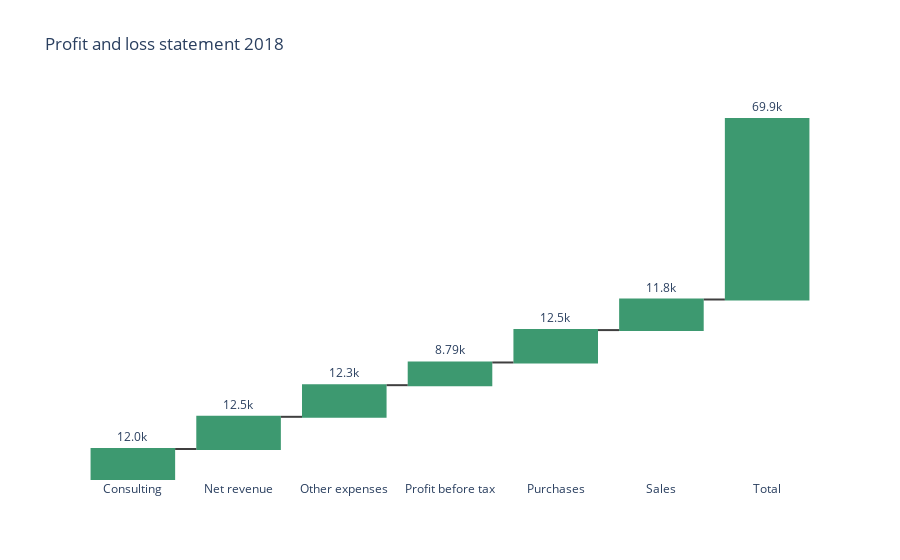

The notebook cell this image was saved under:
### Code cell
waterfall(df, 'Profit and loss statement 2018')

### Figure 1 — Plotly figure (JSON) as saved in the notebook; plotly's stock layout.template omitted (floating-point values rounded to 4 significant figures)
{"data": [{"connector": {"line": {"color": "rgb(63, 63, 63)"}}, "name": "1", "orientation": "v", "text": ["12008", "12464", "12251", "8790", "12543", "11845", "69901"], "textposition": "outside", "texttemplate": "%{text:.3s}", "type": "waterfall", "x": ["Consulting", "Net revenue", "Other expenses", "Profit before tax", "Purchases", "Sales", "Total"], "y": [12008, 12464, 12251, 8790, 12543, 11845, 69901]}], "layout": {"paper_bgcolor": "rgba(0, 0, 0, 0)", "plot_bgcolor": "rgba(0, 0, 0, 0)", "showlegend": false, "title": {"text": "Profit and loss statement 2018"}, "yaxis": {"visible": false}}}
